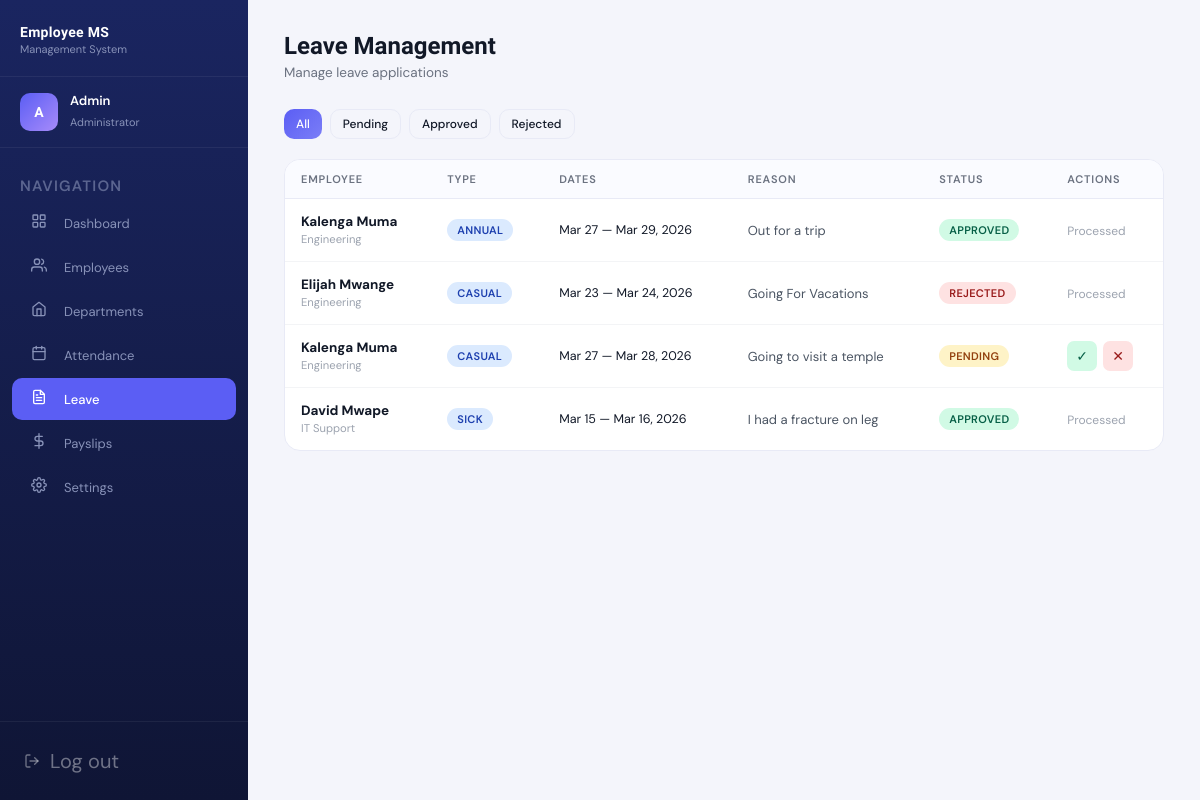
The app's page /admin/leave.php (signed in) with its own data.
### tables this page shows
CREATE TABLE IF NOT EXISTS leave_requests (
    leave_id      INT      PRIMARY KEY AUTO_INCREMENT,
    employee_id   INT      NOT NULL,
    leave_type    ENUM('annual','casual','sick','maternity','paternity') DEFAULT 'casual',
    start_date    DATE     NOT NULL,
    end_date      DATE     NOT NULL,
    reason        TEXT     NULL,
    status        ENUM('pending','approved','rejected') DEFAULT 'pending',
    admin_comment TEXT     NULL,
    requested_on  TIMESTAMP DEFAULT CURRENT_TIMESTAMP,
    processed_on  TIMESTAMP NULL,
    FOREIGN KEY (employee_id) REFERENCES employees(employee_id) ON DELETE CASCADE
);

CREATE TABLE IF NOT EXISTS employees (
    employee_id          INT            PRIMARY KEY AUTO_INCREMENT,
    user_id              INT            UNIQUE NOT NULL,
    full_name            VARCHAR(100)   NOT NULL,
    department_id        INT            NOT NULL,
    position             VARCHAR(100)   NOT NULL,
    basic_salary         DECIMAL(10,2)  NOT NULL,
    joining_date         DATE           NOT NULL,
    annual_leave_balance DECIMAL(5,1)   DEFAULT 12.0,
    bio                  TEXT           NULL,
    is_active            TINYINT(1)     DEFAULT 1,
    FOREIGN KEY (user_id)        REFERENCES users(user_id)             ON DELETE CASCADE,
    FOREIGN KEY (department_id)  REFERENCES departments(department_id)
);

CREATE TABLE IF NOT EXISTS departments (
    department_id   INT          PRIMARY KEY AUTO_INCREMENT,
    department_name VARCHAR(100) UNIQUE NOT NULL
);

### database/config.php (called while the page is built, shortened)
<?php
function sanitize($conn, $data) {
    return $conn->real_escape_string(trim(strip_tags($data)));
}
?>

### admin/leave.php (the view, shortened to what this page needs)
<?php
require_once '../database/config.php';
$filter = sanitize($conn, $_GET['filter'] ?? 'all');
$sql = "SELECT lr.*, e.full_name, d.department_name
        FROM leave_requests lr
        JOIN employees e ON lr.employee_id = e.employee_id
        JOIN departments d ON e.department_id = d.department_id";
$sql .= " ORDER BY lr.requested_on DESC";
$leaves = $conn->query($sql)->fetch_all(MYSQLI_ASSOC);
?>
<!DOCTYPE html>
<html lang="en">
<head>
    <link rel="stylesheet" href="../assets/css/dashboard.css">
</head>
<body>
<div class="app-layout">
    <?php include 'sidebar.php'; ?>
    <div class="main-content">
        <div class="page-header">
            <h1>Leave Management</h1>
            <p>Manage leave applications</p>
        </div>
        <div class="page-body">
            <div style="display:flex;gap:8px;margin-bottom:20px;">
                <?php foreach (['all','pending','approved','rejected'] as $f): ?>
                <a href="?filter=<?= $f ?>" class="btn <?= $filter===$f?'btn-primary':'btn-outline' ?> btn-sm" style="text-transform:capitalize;"><?= $f ?></a>
                <?php endforeach; ?>
            </div>
            <div class="card">
                <table>
                    <thead>
                        <tr>
                            <th>Employee</th>
                            <th>Type</th>
                            <th>Dates</th>
                            <th>Reason</th>
                            <th>Status</th>
                            <th>Actions</th>
                        </tr>
                    </thead>
                    <tbody>
                    <?php if (empty($leaves)): ?>
                        <tr><td colspan="6"><div class="empty-state"><div class="empty-icon">📋</div><p>No leave requests found.</p></div></td></tr>
                    <?php else: foreach ($leaves as $l): ?>
                        <tr>
                            <td>
                                <strong><?= htmlspecialchars($l['full_name']) ?></strong><br>
                                <small style="color:#9ca3af;"><?= htmlspecialchars($l['department_name']) ?></small>
                            </td>
                            <td><span class="badge badge-info"><?= strtoupper($l['leave_type']) ?></span></td>
                            <td style="font-size:12.5px;">
                                <?= date('M j', strtotime($l['start_date'])) ?> — <?= date('M j, Y', strtotime($l['end_date'])) ?>
                            </td>
                            <td style="max-width:200px;font-size:13px;color:#4b5563;"><?= htmlspecialchars($l['reason'] ?? '—') ?></td>
                            <td>
                                <?php if ($l['status'] === 'approved'): ?>
                                    <span class="badge badge-success">APPROVED</span>
                                <?php elseif ($l['status'] === 'rejected'): ?>
                                    <span class="badge badge-danger">REJECTED</span>
                                <?php else: ?>
                                    <span class="badge badge-warning">PENDING</span>
                                <?php endif; ?>
                            </td>
                            <td>
                                <?php if ($l['status'] === 'pending'): ?>
                                <div class="action-btns">
                                    <button class="icon-btn icon-btn-approve" title="Approve" onclick="processLeave(<?= $l['leave_id'] ?>, 'approve')">✓</button>
                                    <button class="icon-btn icon-btn-reject" title="Reject" onclick="processLeave(<?= $l['leave_id'] ?>, 'reject')">✕</button>
                                </div>
                                <?php else: ?>
                                <span style="font-size:12px;color:#9ca3af;">Processed</span>
                                <?php endif; ?>
                            </td>
                        </tr>
                    <?php endforeach; endif; ?>
                    </tbody>
                </table>
            </div>
        </div>
    </div>
</div>
</body>
</html>

### assets/css/dashboard.css (style rules this page uses)
*, *::before, *::after { box-sizing: border-box; margin: 0; padding: 0; }
:root { --navy: #0f1535; --navy-mid: #1a2560; --accent: #5b5ef4; --accent-light: #7b7ef7; --sidebar-width: 248px; --text-white: #ffffff; --text-muted: #8892b8; --body-bg: #f4f5fb; --card-bg: #ffffff; --border: #e8eaf6; --success: #10b981; --warning: #f59e0b; --danger: #ef4444; --info: #3b82f6; --text-dark: #111827; --text-gray: #6b7280; }
html, body { height: 100%; font-family: 'DM Sans', sans-serif; background: var(--body-bg); color: var(--text-dark); }
.app-layout { display: flex; height: 100vh; overflow: hidden; }
.main-content { margin-left: var(--sidebar-width); flex: 1; overflow-y: auto; height: 100vh; }
.page-header { padding: 32px 36px 0; }
.page-header h1 { font-family: 'Sora', sans-serif; font-size: 24px; font-weight: 700; color: var(--text-dark); margin-bottom: 4px; }
.page-header p { font-size: 13.5px; color: var(--text-gray); margin-bottom: 28px; }
.page-body { padding: 0 36px 36px; }
.card { background: var(--card-bg); border: 1px solid var(--border); border-radius: 16px; overflow: hidden; margin-bottom: 20px; }
table { width: 100%; border-collapse: collapse; }
thead th { text-align: left; font-size: 11px; font-weight: 600; color: var(--text-gray); text-transform: uppercase; letter-spacing: 0.8px; padding: 12px 16px; border-bottom: 1px solid var(--border); background: #fafbff; }
tbody td { padding: 14px 16px; font-size: 13.5px; color: var(--text-dark); border-bottom: 1px solid #f3f4f6; }
tbody tr:last-child td { border-bottom: none; }
.badge { display: inline-flex; align-items: center; padding: 4px 10px; border-radius: 20px; font-size: 11px; font-weight: 600; letter-spacing: 0.3px; }
.badge-success { background: #d1fae5; color: #065f46; }
.badge-danger { background: #fee2e2; color: #991b1b; }
.badge-warning { background: #fef3c7; color: #92400e; }
.badge-info { background: #dbeafe; color: #1e40af; }
.btn { display: inline-flex; align-items: center; gap: 8px; padding: 10px 18px; border-radius: 10px; font-size: 13.5px; font-family: 'DM Sans', sans-serif; font-weight: 500; cursor: pointer; border: none; text-decoration: none; transition: all 0.2s; }
.btn-primary { background: linear-gradient(135deg, var(--accent), var(--accent-light)); color: white; }
.btn-outline { background: transparent; border: 1.5px solid var(--border); color: var(--text-dark); }
.btn-sm { padding: 6px 12px; font-size: 12px; }
.action-btns { display: flex; gap: 6px; }
.icon-btn { width: 30px; height: 30px; border-radius: 7px; border: none; cursor: pointer; display: flex; align-items: center; justify-content: center; font-size: 14px; transition: all 0.2s; }
.icon-btn-approve { background: #d1fae5; color: #065f46; }
.icon-btn-reject { background: #fee2e2; color: #991b1b; }

### records on screen
leave_requests: employee.full_name "Kalenga Muma", departments.department_name "Engineering", leave_type "ANNUAL", start_date "Mar 27", end_date "Mar 29, 2026", reason "Out for a trip", status "APPROVED"
leave_requests: employee.full_name "Elijah Mwange", departments.department_name "Engineering", leave_type "CASUAL", start_date "Mar 23", end_date "Mar 24, 2026", reason "Going For Vacations", status "REJECTED"
leave_requests: employee.full_name "Kalenga Muma", departments.department_name "Engineering", leave_type "CASUAL", start_date "Mar 27", end_date "Mar 28, 2026", reason "Going to visit a temple", status "PENDING"
leave_requests: employee.full_name "David Mwape", departments.department_name "IT Support", leave_type "SICK", start_date "Mar 15", end_date "Mar 16, 2026", reason "I had a fracture on leg", status "APPROVED"

### other values on screen
$initials "A"
$name "Admin"
$f "All"
$f "Pending"
$f "Approved"
$f "Rejected"
